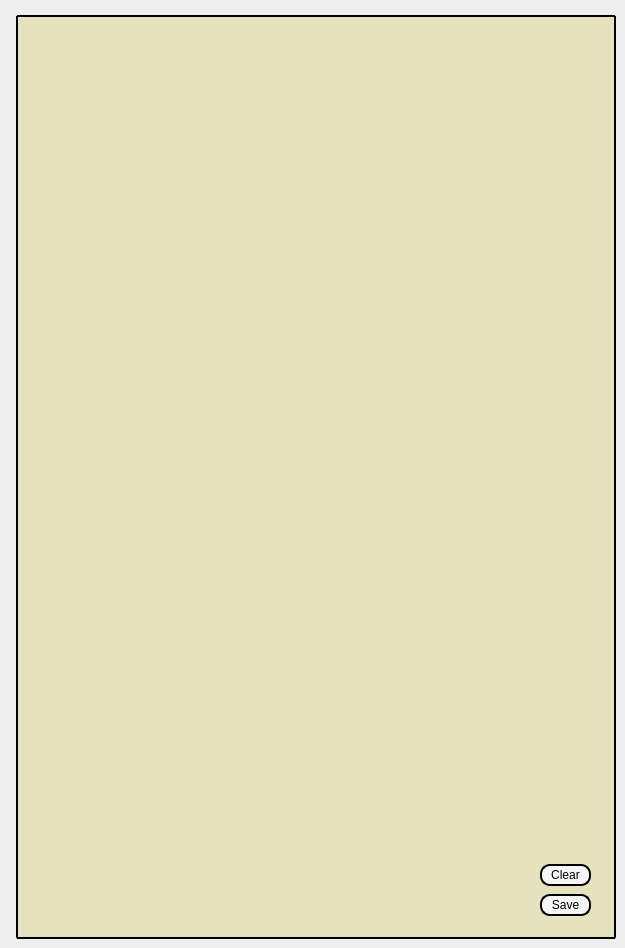
    <widget class="QWidget" name="primaryTab">
     <attribute name="title">
      <string>ECU1</string>
     </attribute>
     <widget class="QPushButton" name="clearPrimaryConsoleButton">
      <property name="geometry">
       <rect>
        <x>540</x>
        <y>864</y>
        <width>51</width>
        <height>22</height>
       </rect>
      </property>
      <property name="styleSheet">
       <string notr="true">QPushButton {
    color: #000000; /* Text color */
    border: 2px solid #000000; /* Border color */
    border-radius: 10px; /* Rounded corners */
	background-color: #F6F6F6;
}

QPushButton:hover {
    border: 2px solid #000000; /* Border color */
    border-radius: 1px; /* Rounded corners */
	background-color: #A6FFA7;
}

QPushButton:pressed {
	border: 2px solid #000000; /* Border color */
    border-radius: 1px; /* Rounded corners */
	background-color: #A6FFA7;
}</string>
      </property>
      <property name="text">
       <string>Clear</string>
      </property>
     </widget>
     <widget class="QPushButton" name="savePrimaryConsoleButton">
      <property name="geometry">
       <rect>
        <x>540</x>
        <y>894</y>
        <width>51</width>
        <height>22</height>
       </rect>
      </property>
      <property name="styleSheet">
       <string notr="true">QPushButton {
    color: #000000; /* Text color */
    border: 2px solid #000000; /* Border color */
    border-radius: 10px; /* Rounded corners */
	background-color: #F6F6F6;
}

QPushButton:hover {
    border: 2px solid #000000; /* Border color */
    border-radius: 1px; /* Rounded corners */
	background-color: #A6FFA7;
}

QPushButton:pressed {
	border: 2px solid #000000; /* Border color */
    border-radius: 1px; /* Rounded corners */
	background-color: #A6FFA7;
}</string>
      </property>
      <property name="text">
       <string>Save</string>
      </property>
     </widget>
     <widget class="QTextBrowser" name="primaryConsoleLog">
      <property name="geometry">
       <rect>
        <x>16</x>
        <y>15</y>
        <width>600</width>
        <height>924</height>
       </rect>
      </property>
      <property name="font">
       <font>
        <family>Consolas</family>
        <pointsize>8</pointsize>
       </font>
      </property>
      <property name="cursor" stdset="0">
       <cursorShape>ArrowCursor</cursorShape>
      </property>
      <property name="styleSheet">
       <string notr="true">QTextBrowser {
    border: 2px solid black; /* Border for the group box */
    border-radius: 1px; /* Smallest rounded corners for the border */
    background-color: #E6E2BE; /* Yellowish-beige background color */
    padding-top: 1px; /* Add padding to the top */
    padding-bottom: 1px; /* Add padding to the bottom */
    padding-right: 1px; /* Add padding to the right to move the scrollbar inward */
	color: black; /* Default black text colour */
}

/* Vertical scroll bar */
QScrollBar:vertical {
    background: #E6E2BE; /* Background color of the scrollbar track */
    width: 10px; /* Width of the scrollbar */
    border-radius: 1px; /* Smallest rounded corners for the scrollbar track */
}

QScrollBar::handle:vertical {
    background: #FFA2A7; /* Background color of the handle */
    border: 1px solid black; /* Border color of the handle */
    border-radius: 4px; /* Smallest rounded corners for the handle */
    min-height: 20px; /* Minimum height of the handle */
}

QScrollBar::handle:vertical:hover {
    background: #A6FFA7; /* Change background color to green when hovered */
}

QScrollBar::handle:vertical:pressed {
    background: #A6FFA7; /* Change background color to green when selected */
}

QScrollBar::add-line:vertical, QScrollBar::sub-line:vertical {
    background: none; /* Match the background color of the QTextBrowser */
    height: 0px; /* Height set to 0 to hide the add-line and sub-line */
    border: none; /* Remove any border */
}

QScrollBar::up-arrow:vertical, QScrollBar::down-arrow:vertical {
    background: none; /* No background for the up-arrow and down-arrow */
    height: 0px; /* Height set to 0 to hide the up-arrow and down-arrow */
    border: none; /* Remove any border */
}

QScrollBar::add-page:vertical, QScrollBar::sub-page:vertical {
    background: none; /* No background for the add-page and sub-page */
    border: none; /* Remove any border */
}

/* Horizontal scroll bar */
QScrollBar:horizontal {
    background: #E6E2BE; /* Background color of the scrollbar track */
    height: 10px; /* Height of the scrollbar */
    border-radius: 1px; /* Smallest rounded corners for the scrollbar track */
	padding-left: 1px;
}

QScrollBar::handle:horizontal {
    background: #FFA2A7; /* Background color of the handle */
    border: 1px solid black; /* Border color of the handle */
    border-radius: 4px; /* Smallest rounded corners for the handle */
    min-width: 20px; /* Minimum width of the handle */
}

QScrollBar::handle:horizontal:hover {
    background: #A6FFA7; /* Change background color to green when hovered */
}

QScrollBar::handle:horizontal:pressed {
    background: #A6FFA7; /* Change background color to green when selected */
}

QScrollBar::add-line:horizontal, QScrollBar::sub-line:horizontal {
    background: none; /* Consistent background for hiding */
    width: 0px; /* Use width for horizontal scrollbar buttons */
    border: none; /* Remove any border */
}

QScrollBar::left-arrow:horizontal, QScrollBar::right-arrow:horizontal {
    background: none; /* No background for the arrows */
    width: 0px; /* Use width for horizontal scrollbar arrows */
    border: none; /* Remove any border */
}

QScrollBar::add-page:horizontal, QScrollBar::sub-page:horizontal {
    background: none; /* No background for the add-page and sub-page */
    border: none; /* Remove any border */
}</string>
      </property>
      <property name="lineWrapMode">
       <enum>QTextEdit::LineWrapMode::NoWrap</enum>
      </property>
     </widget>
     <zorder>primaryConsoleLog</zorder>
     <zorder>savePrimaryConsoleButton</zorder>
     <zorder>clearPrimaryConsoleButton</zorder>
    </widget>
